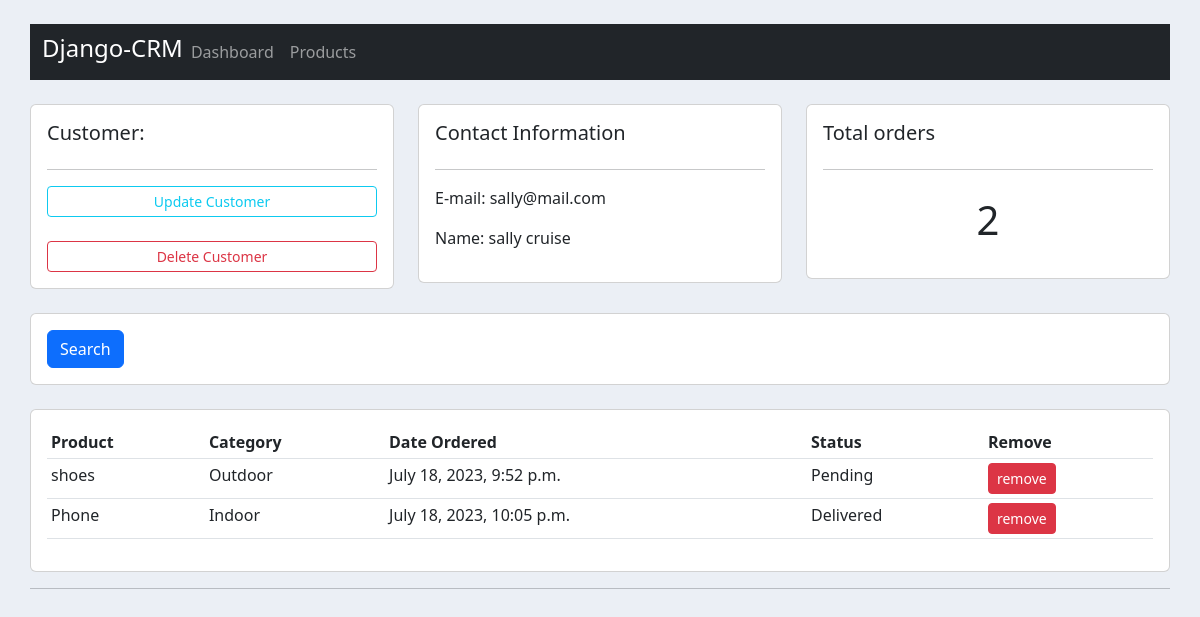
/customer/13/orders/, run on an earlier commit of the app's database.
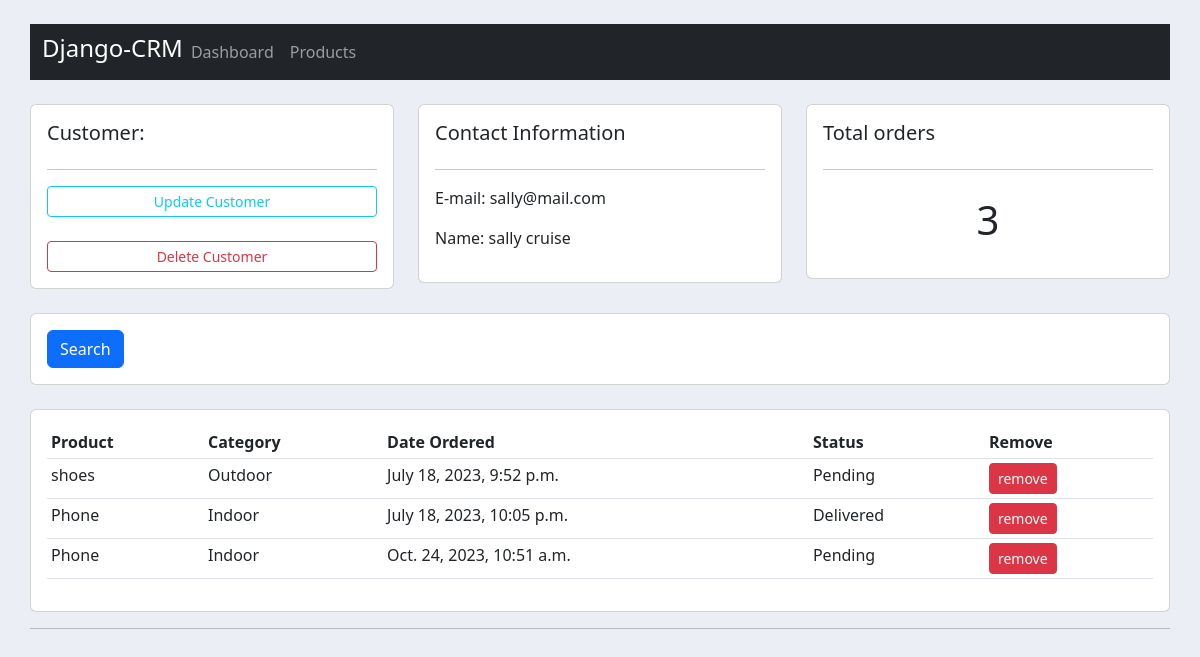
And on a later commit of the database.
### accounts/models.py (models this page shows, shortened)
class Order(models.Model):
    STATUS = (
        ('Pending','Pending'),
        ('Out For Delivery','Out For Delivery'),
        ('Delivered','Delivered'),
    )
    customer = models.ForeignKey(Customer,null=True,on_delete=models.SET_NULL)
    product = models.ForeignKey(Product,null=True,on_delete=models.SET_NULL)
    date_created = models.DateTimeField(auto_now_add=True,null=True)
    status = models.CharField(max_length=200,null=True,choices=STATUS)

class Product(models.Model):
    CATEGORY = (
        ('Indoor','Indoor'),
        ('Outdoor','Outdoor')
    )
    name = models.CharField(max_length=200,null=True)
    price = models.FloatField(null=True)
    category = models.CharField(max_length=200,null=True,choices=CATEGORY)
    description =models.CharField(max_length=200,null=True,blank=True)
    date_created = models.DateTimeField(auto_now_add=True,null=True)
    tags = models.ManyToManyField(Tags)
    def __str__(self):
        return self.name

### accounts/views.py (the view)
# urls.py: path('customer/<int:customer_id>/orders/', customer_orders, name='customer_orders'),
def customer_orders(request, customer_id):
    customer = get_object_or_404(Customer, id=customer_id)
    orders = Order.objects.filter(customer=customer)
    order_count = orders.count()
    context = {'customer': customer, 'orders': orders, 'order_count': order_count}
    return render(request, 'accounts/customer.html', context)

### accounts/templates/accounts/customer.html
{% extends 'accounts/main.html' %}
{% block content %}
<br>
<div class="row">
    <div class="col-md">
        <div class="card card-body">
            <h5>Customer:</h5>
            <hr>
            <a href="" class="btn btn-outline-info btn-sm btn-block">Update Customer</a>
            <br>
            <a href="{% url 'delete_customer' customer.id %}" class="btn btn-outline-danger btn-sm btn-block">Delete Customer</a>
        </div>
    </div>
    <div class="col-md">
        <div class="card card-body">
           <h5>Contact Information</h5>
           <hr>
           <p>E-mail: {{customer.email}}</p>
           <p>Name:  {{customer.name}}</p>
        </div>
    </div>
    <div class="col-md">
        <div class="card card-body">
           <h5>Total orders</h5>
           <hr>
        <h1 style="text-align: center; padding: 10px;">{{order_count}}</h1>
        </div>
    </div>
</div>
<br>
<div class="row">
   <div class="col">
    <div class="card card-body">
     <form action="" method="get">
        <div class="btn btn-primary" type="submit">Search</div>
     </form>
    </div>
   </div>
</div>
<br>
<div class="row">
    <div class="col-md">
        <div class="card card-body">
            <table class="table table-sm">
                <tr>
                    <th>Product</th>
                    <th>Category</th>
                    <th>Date Ordered</th>
                    <th>Status</th>
                    <th>Remove</th>
                </tr>
                {% for order in orders %}
                <tr>
                    <td>{{order.product}}</td>
                    <td>{{order.product.category}}</td>
                    <td>{{order.date_created}}</td>
                    <td>{{order.status}}</td>
                    <td><a href="{% url 'delete_order' order.id %}" class="btn btn-danger btn-sm">remove</a></a></td>
                </tr>
                {% endfor %}
            </table>
        </div>
    </div>
</div>
{% endblock %}

What changed in the data, as far as the page shows it:
added Order: product "Phone", product.category "Indoor", date_created "Oct. 24, 2023, 10:51 a.m.", status "Pending"
Also different on the page:
{{ order_count }}: "2" → "3"
